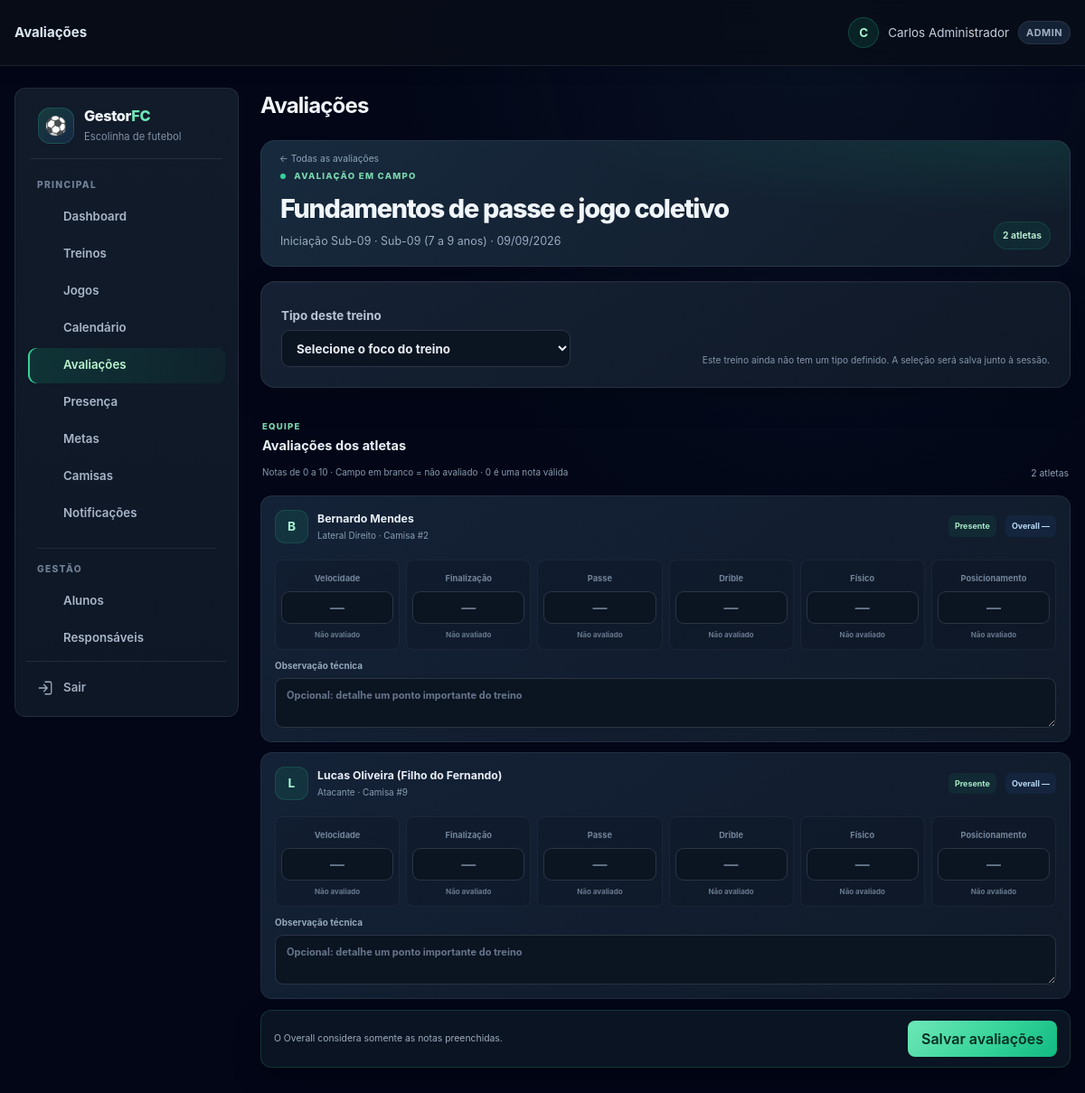
Screenshot of /avaliacoes.php?aula=4 (signed in) with the database file from the repository.
### tables this page shows
CREATE TABLE TB_AULA (
    COD_AULA INT AUTO_INCREMENT PRIMARY KEY,
    COD_TURMA INT NOT NULL,
    DATA_AULA DATE NOT NULL,
    TEMA_TREINO VARCHAR(100) DEFAULT 'Fundamentos e Coletivo',
    HORARIO TIME NULL,
    OBJETIVO TEXT NULL,
    EXERCICIOS TEXT NULL,
    TIPO_TREINO VARCHAR(30) NULL,
    ATRIBUTOS_AVALIAVEIS_JSON JSON NULL,
    OBSERVACAO TEXT NULL,
    CRIADO_EM TIMESTAMP DEFAULT CURRENT_TIMESTAMP,
    FOREIGN KEY (COD_TURMA) REFERENCES TB_TURMA(COD_TURMA) ON DELETE CASCADE
);

CREATE TABLE TB_TURMA (
    COD_TURMA INT AUTO_INCREMENT PRIMARY KEY,
    COD_ESCOLINHA INT NOT NULL,
    COD_PROFESSOR INT NULL,
    NOME VARCHAR(50) NOT NULL,
    FAIXA_ETARIA VARCHAR(30) NOT NULL,
    DIAS_TREINO VARCHAR(100) NOT NULL,
    HORARIO VARCHAR(50) NOT NULL,
    CAPACIDADE INT DEFAULT 25,
    ATIVA TINYINT(1) DEFAULT 1,
    CRIADO_EM TIMESTAMP DEFAULT CURRENT_TIMESTAMP,
    FOREIGN KEY (COD_ESCOLINHA) REFERENCES TB_ESCOLINHA(COD_ESCOLINHA) ON DELETE CASCADE,
    FOREIGN KEY (COD_PROFESSOR) REFERENCES TB_USUARIO(COD_USUARIO) ON DELETE SET NULL
);

### includes/helpers.php (called while the page is built, shortened)
<?php
function e($value) {
    return htmlspecialchars((string) $value, ENT_QUOTES, 'UTF-8');
}
function currentEscolinhaId() {
    return (int) ($_SESSION['escolinha_id'] ?? 0);
}
function hasRole($roles) {
    return in_array($_SESSION['user_role'] ?? '', $roles, true);
}

### includes/avaliacao_helpers.php (called while the page is built, shortened)
<?php
function avaliacaoCatalogoAtributos() {
    return [
        'velocidade' => 'Velocidade',
        'finalizacao' => 'Finalização',
        'passe' => 'Passe',
        'drible' => 'Drible',
        'fisico' => 'Físico',
        'posicionamento' => 'Posicionamento'
    ];
}
function avaliacaoTiposTreino() {
    return [
        'VELOCIDADE' => ['nome' => 'Velocidade', 'atributos' => ['velocidade']],
        'FINALIZACAO' => ['nome' => 'Finalização', 'atributos' => ['finalizacao']],
        'PASSE' => ['nome' => 'Passe', 'atributos' => ['passe']],
        'FINALIZACAO_PASSE' => ['nome' => 'Finalização + Passe', 'atributos' => ['finalizacao', 'passe']],
        'DRIBLE' => ['nome' => 'Drible', 'atributos' => ['drible']],
        'FISICO' => ['nome' => 'Preparação física', 'atributos' => ['fisico']],
        'POSICIONAMENTO' => ['nome' => 'Posicionamento', 'atributos' => ['posicionamento']],
        'JOGO_TREINO' => ['nome' => 'Jogo-treino', 'atributos' => array_keys(avaliacaoCatalogoAtributos())],
        'TREINO_MISTO' => ['nome' => 'Treino misto', 'atributos' => array_keys(avaliacaoCatalogoAtributos())],
        'TECNICO_GERAL' => ['nome' => 'Fundamentos gerais', 'atributos' => array_keys(avaliacaoCatalogoAtributos())],
        'PERSONALIZADO' => ['nome' => 'Personalizado', 'atributos' => null]
    ];
}
function avaliacaoAtributosPersonalizados($json) {
    $dados = is_string($json) ? json_decode($json, true) : $json;
    $dados = is_array($dados) ? $dados : [];
    return array_values(array_filter(array_keys(avaliacaoCatalogoAtributos()), static function ($atributo) use ($dados) {
        return in_array($atributo, $dados, true);
    }));
}
function avaliacaoAtributosDoTreino($tipo, $personalizados = null) {
    $tipos = avaliacaoTiposTreino();
    if (!isset($tipos[$tipo])) {
        return [];
    }
    return $tipos[$tipo]['atributos'];
}

### avaliacoes.php (the view, shortened to what this page needs)
<?php
require_once __DIR__ . '/includes/layout.php';
require_once __DIR__ . '/includes/avaliacao_helpers.php';
$db = getDB();
$escolinha = currentEscolinhaId();
$professor = hasRole(['PROFESSOR']) ? (int) $_SESSION['user_id'] : null;
$tiposTreino = avaliacaoTiposTreino();
$catalogo = avaliacaoCatalogoAtributos();
$idAula = (int) ($_GET['aula'] ?? $_POST['id_aula'] ?? 0);
$aulaSelecionada = null;
$alunos = [];
$atributosAtivos = [];
function avaliacaoBuscarAula($db, $idAula, $escolinha, $professor) {
    $sql = 'SELECT a.*, t.NOME AS TURMA, t.FAIXA_ETARIA
            FROM TB_AULA a JOIN TB_TURMA t ON t.COD_TURMA = a.COD_TURMA
            WHERE a.COD_AULA = ? AND t.COD_ESCOLINHA = ?';
    $argumentos = [$idAula, $escolinha];
    $consulta = $db->prepare($sql);
    $consulta->execute($argumentos);
    return $consulta->fetch();
}
function avaliacaoAlunosDoTreino($db, $idAula) {
    $consulta = $db->prepare(
        "SELECT a.COD_ALUNO, a.NOME, a.POSICAO, a.NUMERO_CAMISA,
                p.PRESENTE, p.JUSTIFICATIVA,
                av.COD_AVALIACAO, av.CRITERIOS_JSON,
                av.NOTA_GERAL, av.OBSERVACAO AS OBSERVACAO_AVALIACAO
         FROM TB_AULA au
         JOIN TB_MATRICULA m ON m.COD_TURMA = au.COD_TURMA AND m.STATUS = 'ATIVA'
         JOIN TB_ALUNO a ON a.COD_ALUNO = m.COD_ALUNO AND a.STATUS = 'ATIVO'
         LEFT JOIN TB_PRESENCA p ON p.COD_AULA = au.COD_AULA AND p.COD_ALUNO = a.COD_ALUNO
         LEFT JOIN TB_AVALIACAO av ON av.COD_AULA = au.COD_AULA AND av.COD_ALUNO = a.COD_ALUNO
         WHERE au.COD_AULA = ? ORDER BY a.NOME"
    );
    $consulta->execute([$idAula]);
    return $consulta->fetchAll();
}
if ($idAula) {
    $aulaSelecionada = avaliacaoBuscarAula($db, $idAula, $escolinha, $professor);
    $alunos = avaliacaoAlunosDoTreino($db, $idAula);
}
if ($aulaSelecionada) {
    $alunos = avaliacaoAlunosDoTreino($db, $idAula);
    $tipoSessao = $aulaSelecionada['TIPO_TREINO'] ?? '';
    $atributosPersonalizados = avaliacaoAtributosPersonalizados($aulaSelecionada['ATRIBUTOS_AVALIAVEIS_JSON'] ?? null);
    $atributosAtivos = $tipoSessao === 'PERSONALIZADO'
        ? $atributosPersonalizados
        : avaliacaoAtributosDoTreino($tipoSessao, $atributosPersonalizados);
}
$filtroTurma = $professor ? ' AND t.COD_PROFESSOR = ?' : '';
$argumentosTurma = $professor ? [$escolinha, $professor] : [$escolinha];
$sqlSemanas =
    'SELECT YEARWEEK(a.DATA_AULA, 1) AS SEMANA,
            MIN(DATE_SUB(a.DATA_AULA, INTERVAL WEEKDAY(a.DATA_AULA) DAY)) AS INICIO_SEMANA,
            AVG(av.NOTA_GERAL) AS OVERALL_MEDIO, COUNT(av.NOTA_GERAL) AS NOTAS,
            COUNT(DISTINCT a.COD_AULA) AS TREINOS
     FROM TB_AVALIACAO av JOIN TB_AULA a ON a.COD_AULA = av.COD_AULA
     JOIN TB_TURMA t ON t.COD_TURMA = a.COD_TURMA
     WHERE t.COD_ESCOLINHA = ?' . $filtroTurma . '
       AND a.DATA_AULA >= DATE_SUB(CURDATE(), INTERVAL 56 DAY) AND a.DATA_AULA <= CURDATE()
     GROUP BY YEARWEEK(a.DATA_AULA, 1) ORDER BY INICIO_SEMANA DESC LIMIT 8';
$consulta = $db->prepare($sqlSemanas);
$consulta->execute($argumentosTurma);
$semanas = $consulta->fetchAll();
$dadosSemanaAtual = null;
$dadosSemanaAnterior = null;
$evolucaoSemanal = ($dadosSemanaAtual && $dadosSemanaAnterior && $dadosSemanaAtual['OVERALL_MEDIO'] !== null && $dadosSemanaAnterior['OVERALL_MEDIO'] !== null)
    ? round((float) $dadosSemanaAtual['OVERALL_MEDIO'] - (float) $dadosSemanaAnterior['OVERALL_MEDIO'], 1)
    : null;
$sqlTreinos = 'SELECT a.COD_AULA, a.DATA_AULA, a.TEMA_TREINO, a.TIPO_TREINO,
                      t.NOME AS TURMA, COUNT(DISTINCT av.COD_AVALIACAO) AS AVALIACOES,
                      COUNT(DISTINCT CASE WHEN av.NOTA_GERAL IS NOT NULL THEN av.COD_AVALIACAO END) AS COM_OVERALL
               FROM TB_AULA a JOIN TB_TURMA t ON t.COD_TURMA = a.COD_TURMA
               LEFT JOIN TB_AVALIACAO av ON av.COD_AULA = a.COD_AULA
               WHERE t.COD_ESCOLINHA = ?' . $filtroTurma . '
               GROUP BY a.COD_AULA, t.NOME ORDER BY a.DATA_AULA DESC, a.COD_AULA DESC LIMIT 60';
$consulta = $db->prepare($sqlTreinos);
$consulta->execute($argumentosTurma);
$treinos = $consulta->fetchAll();
?>
<div class="avaliacao-page">
    <?php if (!$aulaSelecionada): ?>
        <header class="avaliacao-hero"><div><p class="avaliacao-eyebrow"><span></span> DESENVOLVIMENTO EM CAMPO</p><h2>Avaliações por treino</h2><p>Lance notas durante a sessão, acompanhe o Overall semanal e mantenha cada avaliação vinculada ao seu treino.</p></div><div class="avaliacao-hero-icon" aria-hidden="true">↗</div></header>
        <section class="avaliacao-semana">
            <div class="avaliacao-section-heading"><div><p class="avaliacao-eyebrow">CONSOLIDAÇÃO SEMANAL</p><h2>Evolução do Overall</h2></div><span class="avaliacao-periodo">Últimas 8 semanas</span></div>
            <div class="avaliacao-semana-grid">
                <article><span class="avaliacao-metrica-icone">◎</span><div><small>Overall desta semana</small><strong><?= $dadosSemanaAtual && $dadosSemanaAtual['OVERALL_MEDIO'] !== null ? e(number_format((float) $dadosSemanaAtual['OVERALL_MEDIO'], 1, ',', '.')) : '—' ?><em>/10</em></strong><span><?= $dadosSemanaAtual ? (int) $dadosSemanaAtual['NOTAS'] . ' notas em ' . (int) $dadosSemanaAtual['TREINOS'] . ' treinos' : 'Nenhuma nota consolidada ainda' ?></span></div></article>
                <article><span class="avaliacao-metrica-icone azul">↗</span><div><small>Variação contra semana anterior</small><strong class="<?= $evolucaoSemanal !== null && $evolucaoSemanal < 0 ? 'negativo' : '' ?>"><?= $evolucaoSemanal === null ? '—' : ($evolucaoSemanal > 0 ? '+' : '') . e(number_format($evolucaoSemanal, 1, ',', '.')) ?><em><?= $evolucaoSemanal === null ? '' : ' pts' ?></em></strong><span><?= $dadosSemanaAnterior ? 'Comparação baseada em notas dos treinos' : 'Aguardando duas semanas com avaliações' ?></span></div></article>
                <article><span class="avaliacao-metrica-icone violeta">⚽</span><div><small>Treinos avaliados</small><strong><?= $dadosSemanaAtual ? (int) $dadosSemanaAtual['TREINOS'] : 0 ?></strong><span>nesta semana</span></div></article>
            </div>
            <?php if ($semanas): ?><div class="avaliacao-historico-semanas"><strong>Histórico semanal</strong><div><?php foreach (array_reverse($semanas) as $semana): ?><span><small><?= e(date('d/m', strtotime($semana['INICIO_SEMANA']))) ?></small><b style="height: <?= $semana['OVERALL_MEDIO'] === null ? '4' : e(max(4, (float) $semana['OVERALL_MEDIO'] * 9)) ?>%" title="Overall médio <?= $semana['OVERALL_MEDIO'] === null ? 'sem notas' : e(number_format((float) $semana['OVERALL_MEDIO'], 1, ',', '.')) ?>"></b><em><?= $semana['OVERALL_MEDIO'] === null ? '—' : e(number_format((float) $semana['OVERALL_MEDIO'], 1, ',', '.')) ?></em></span><?php endforeach; ?></div></div><?php endif; ?>
        </section>
        <section class="avaliacao-treinos-section">
            <div class="avaliacao-section-heading"><div><p class="avaliacao-eyebrow">SESSÕES</p><h2>Histórico de treinos</h2><p>Selecione um treino para lançar ou editar as avaliações dos atletas.</p></div><a class="avaliacao-voltar-treinos" href="aulas.php">Gerenciar treinos <span aria-hidden="true">↗</span></a></div>
            <div class="avaliacao-treinos-lista">
                <?php foreach ($treinos as $treino): $tipoNome = $tiposTreino[$treino['TIPO_TREINO']]['nome'] ?? 'Tipo não definido'; ?>
                    <article class="avaliacao-treino-item"><div class="avaliacao-treino-data"><strong><?= e(date('d', strtotime($treino['DATA_AULA']))) ?></strong><span><?= e(date('M/Y', strtotime($treino['DATA_AULA']))) ?></span></div><div class="avaliacao-treino-info"><strong><?= e($treino['TEMA_TREINO']) ?></strong><span><?= e($treino['TURMA']) ?> · <?= e($tipoNome) ?></span></div><span class="avaliacao-treino-progresso"><?= (int) $treino['COM_OVERALL'] ?> Overall</span><a class="botao-avaliar-treino" href="avaliacoes.php?aula=<?= (int) $treino['COD_AULA'] ?>"><?= (int) $treino['AVALIACOES'] ? 'Editar' : 'Avaliar' ?><span aria-hidden="true">↗</span></a></article>
                <?php endforeach; ?>
                <?php if (!$treinos): ?><p class="avaliacoes-sem-registros">Cadastre um treino para começar as avaliações.</p><?php endif; ?>
            </div>
        </section>
    <?php else: ?>
        <?php
            $statusAvaliacao = [];
            foreach ($alunos as $aluno) {
                $criteriosAluno = json_decode($aluno['CRITERIOS_JSON'] ?? '', true);
                $statusAvaliacao[(int) $aluno['COD_ALUNO']] = [
                    'criterios' => is_array($criteriosAluno) ? $criteriosAluno : [],
                    'overall' => $aluno['NOTA_GERAL'],
                    'observacao' => $aluno['OBSERVACAO_AVALIACAO'] ?? ''
                ];
            }
        ?>
        <header class="avaliacao-session-hero"><a class="avaliacao-voltar-link" href="avaliacoes.php">← Todas as avaliações</a><div><p class="avaliacao-eyebrow"><span></span> AVALIAÇÃO EM CAMPO</p><h2><?= e($aulaSelecionada['TEMA_TREINO']) ?></h2><p><?= e($aulaSelecionada['TURMA']) ?> · <?= e($aulaSelecionada['FAIXA_ETARIA']) ?> · <?= e(date('d/m/Y', strtotime($aulaSelecionada['DATA_AULA']))) ?></p></div><span class="avaliacao-session-badge"><?= count($alunos) ?> atletas</span></header>
        <form method="post" class="avaliacao-lancamento-form" id="formAvaliacoes">
            <?php if ($aulaSelecionada['TIPO_TREINO'] === null): ?>
                <section class="avaliacao-type-panel"><label for="tipoAvaliacao">Tipo deste treino<select name="tipo_treino" id="tipoAvaliacao" required><option value="">Selecione o foco do treino</option></select></label><p>Este treino ainda não tem um tipo definido. A seleção será salva junto à sessão.</p></section>
            <?php else: ?>
                <div class="avaliacao-type-readonly"><span>FOCO DO TREINO</span><strong><?= e($tiposTreino[$aulaSelecionada['TIPO_TREINO']]['nome'] ?? 'Tipo não definido') ?></strong></div>
            <?php endif; ?>
            <div class="avaliacao-roster-heading"><div><p class="avaliacao-eyebrow">EQUIPE</p><h3>Avaliações dos atletas</h3><span>Notas de 0 a 10 · Campo em branco = não avaliado · 0 é uma nota válida</span></div><span><?= count($alunos) ?> atletas</span></div>
            <?php if ($alunos): ?>
                <div class="avaliacao-atletas-lista">
                    <?php foreach ($alunos as $aluno): $idAluno = (int) $aluno['COD_ALUNO']; $estado = $statusAvaliacao[$idAluno]; ?>
                        <article class="avaliacao-atleta-card">
                            <header class="avaliacao-atleta-topo"><span class="avaliacao-atleta-avatar" aria-hidden="true"><?= e(mb_strtoupper(mb_substr($aluno['NOME'], 0, 1, 'UTF-8'), 'UTF-8')) ?></span><div class="avaliacao-atleta-identidade"><strong><?= e($aluno['NOME']) ?></strong><span><?= e($aluno['POSICAO'] ?: 'Posição não informada') ?><?= $aluno['NUMERO_CAMISA'] !== null ? ' · Camisa #' . (int) $aluno['NUMERO_CAMISA'] : '' ?></span></div><span class="avaliacao-presenca <?= $aluno['PRESENTE'] === null ? 'pendente' : ((int) $aluno['PRESENTE'] ? 'presente' : 'ausente') ?>"><?= $aluno['PRESENTE'] === null ? 'Chamada pendente' : ((int) $aluno['PRESENTE'] ? 'Presente' : 'Ausente') ?></span><span class="avaliacao-overall-badge"><?= $estado['overall'] === null ? 'Overall —' : 'Overall ' . e(number_format((float) $estado['overall'], 1, ',', '.')) ?></span></header>
                            <div class="avaliacao-notas-grid">
                                <?php foreach ($catalogo as $codigo => $nome): $avaliavel = in_array($codigo, $atributosAtivos, true); ?>
                                    <label class="avaliacao-nota <?= $avaliavel ? '' : 'nao-avaliada' ?>" data-atributo="<?= e($codigo) ?>"><span><?= e($nome) ?></span><input type="number" name="notas[<?= $idAluno ?>][<?= e($codigo) ?>]" min="0" max="10" step="0.1" inputmode="decimal" placeholder="—" value="<?= isset($estado['criterios'][$codigo]) && is_numeric($estado['criterios'][$codigo]) ? e(number_format((float) $estado['criterios'][$codigo], 1, '.', '')) : '' ?>" <?= $avaliavel ? '' : 'disabled' ?>><small><?= $avaliavel ? '0–10' : 'Não avaliado' ?></small></label>
                                <?php endforeach; ?>
                            </div>
                            <label class="avaliacao-observacao">Observação técnica<textarea name="observacoes[<?= $idAluno ?>]" rows="2" placeholder="Opcional: detalhe um ponto importante do treino"><?= e($estado['observacao']) ?></textarea></label>
                        </article>
                    <?php endforeach; ?>
                </div>
                <div class="avaliacao-save-bar"><span>O Overall considera somente as notas preenchidas.</span><?php actionButton('Salvar avaliações'); ?></div>
            <?php else: ?>
                <div class="avaliacao-sem-atletas"><span>♙</span><strong>Nenhum atleta ativo matriculado nesta turma.</strong><p>Confira as matrículas antes de avaliar este treino.</p></div>
            <?php endif; ?>
        </form>
    <?php endif; ?>
</div>

### rows the page displays
tb_aula: TEMA_TREINO "Fundamentos de passe e jogo coletivo", COD_TURMA.NOME "Iniciação Sub-09", COD_TURMA.FAIXA_ETARIA "Sub-09 (7 a 9 anos)", DATA_AULA "09/09/2026"

### other values shown
$title "Avaliações"
$_SESSION['username'] "Carlos Administrador"
$_SESSION['user_role'] "ADMIN"
$label "Dashboard Treinos Jogos Calendário Avaliações Presença Metas Camisas Notificações Alunos Responsáveis"
count($alunos) "2"
mb_strtoupper(mb_substr($aluno['NOME'], 0, 1, 'UTF-8'), 'UTF-8') "B"
$aluno['NOME'] "Bernardo Mendes"
$aluno['POSICAO'] ?: 'Posição não informada' "Lateral Direito"
$aluno['NUMERO_CAMISA'] "2"
$nome "Velocidade"
$nome "Finalização"
$nome "Passe"
$nome "Drible"
$nome "Físico"
$nome "Posicionamento"
